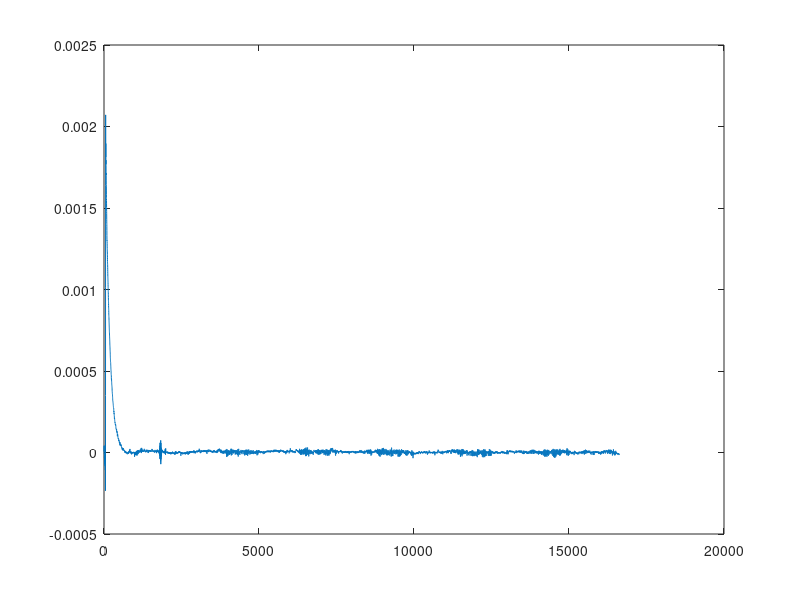
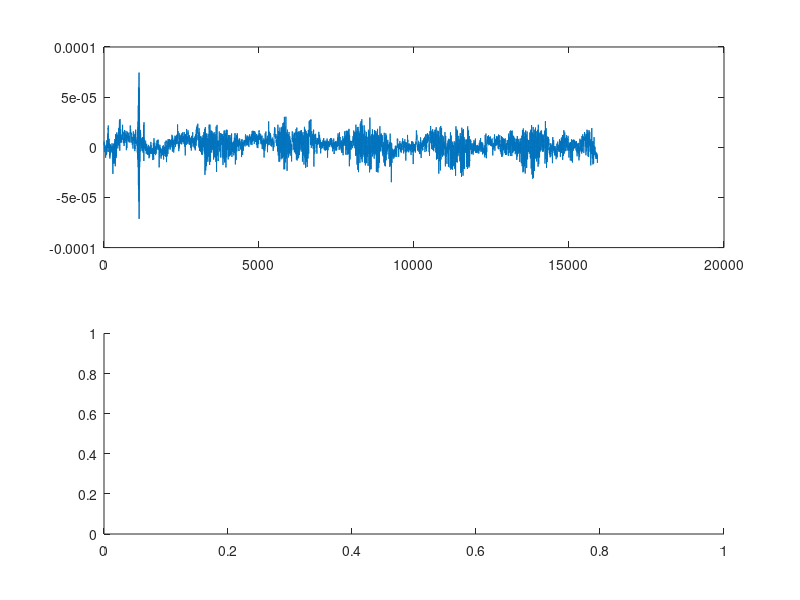

Source code (MATLAB) for these figures, in order: (Note: this script raises an error after producing the figures.)
%% DATA EXPLORATION 
% 1. Data structure exploration
% 2. Visualization

%% Load depedencies
addpath '../../data/test alpha 5s'          % Data, Not: the data has been bandpass filtered, descripiton is in the README.md
addpath '../../tools/spectral'              % tools
    
ALLEEG = load('5sopen_close.mat').ALLEEG;   % EEGLAB format
sig = ALLEEG.data;

%% Visualization
figure;
plot(sig)

% First few seconds of the recording is often artifacts.
% Let's plot again, without first few seconds
figure;
start = 700;    
subplot(2,1,1), 
plot(sig(start:end))    % raw signal

ax = subplot(2,1,2); 
plot_spectrogram(sig, start, 1, ax), colormap(jet(256)); colorbar('Off');   % Spectrogram of the signal

%% Explore signals of open/close eyes
events = ALLEEG.event;
event1 = events(1).latency; % odd: closed, even: open
Fs = ALLEEG.srate;          % sampling frequency
duration = Fs*5;            % duration of eacch event = 5 seconds

closed_sample = sig(event1:(event1+duration));
open_sample = sig((event1-duration):event1);

figure;
subplot(2,1,1), plot(closed_sample), title('closed')
subplot(2,1,2), plot(open_sample), title('open')

% Spectral components when the eyes are closed
figure;
plotFFT(closed_sample, Fs, gca);

%% Visualize event locations in spectrogram
figure;
hax = subplot(1,1,1);
plot_spectrogram(sig, start, 1, hax); 

numevent = length(events); colorbar('Off'), colormap(jet(256))

events_close = [];
events_open = [];

for i = 1:numevent
    event = events(i).latency;
    event_norm = (event - start)/Fs/60;     % offseted by start, normalized by Fs and minutes
    x = [event_norm, event_norm];
    y = [0, 35];
    if mod(i,2) == 0    % even = OPEN (BLUE)
        line(hax, x,y, 'Color', 'blue', 'LineWidth', 2)
        events_open = [events_open, event];
    else                % odd = CLOSE (RED)
        line(hax, x,y, 'Color', 'red', 'LineWidth', 2)
        events_close = [events_close, event];
    end
end

%% Customized exploration
% ------- Enter your code here ------